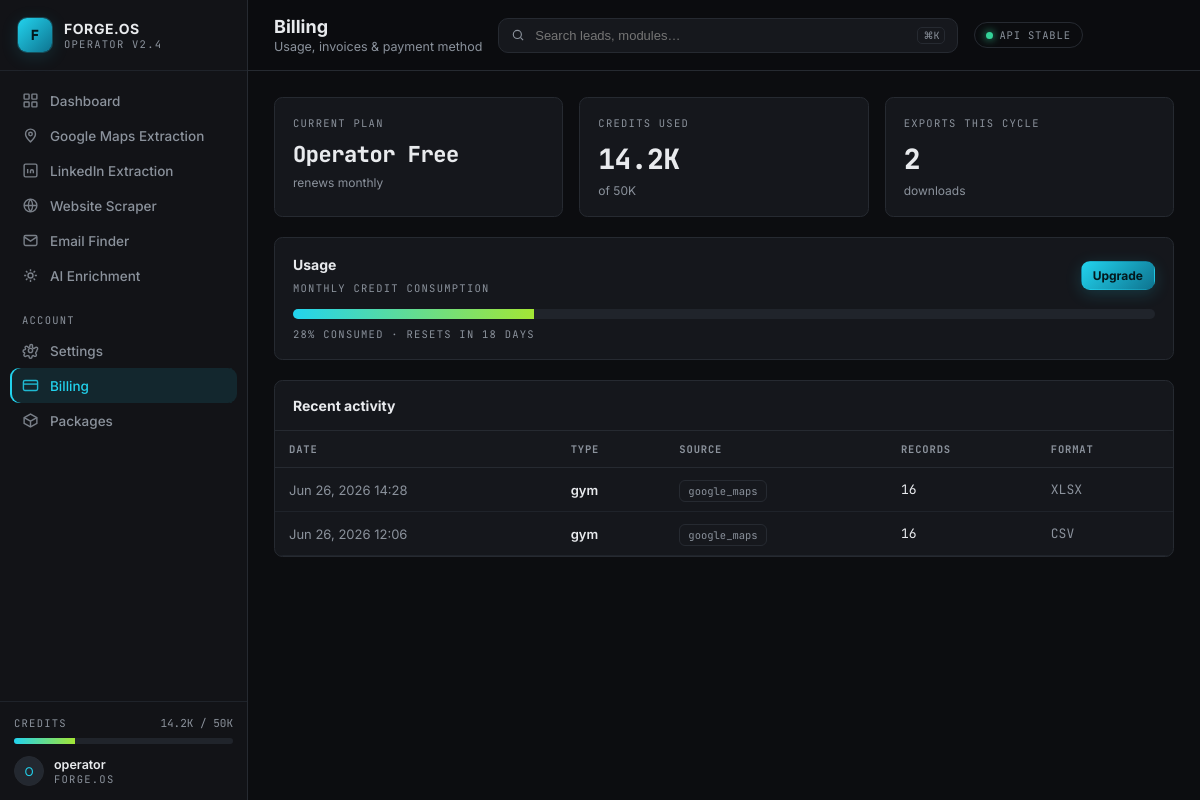
/app/billing/, run on the app's committed database.
### leads/models.py (models this page shows, shortened)
class ExportLog(models.Model):
    FORMAT_CHOICES = [("xlsx", "Excel"), ("csv", "CSV")]
    search = models.ForeignKey(
        Search, on_delete=models.SET_NULL, null=True, blank=True,
        related_name="exports",
    )
    source = models.CharField(max_length=20, blank=True)
    fmt = models.CharField(max_length=8, choices=FORMAT_CHOICES, default="xlsx")
    business_type = models.CharField(max_length=160, blank=True)
    location = models.CharField(max_length=255, blank=True)
    record_count = models.PositiveIntegerField(default=0)
    created_at = models.DateTimeField(default=timezone.now, db_index=True)
    class Meta:
        ordering = ["-created_at"]
        verbose_name = "Export Log"
        verbose_name_plural = "Export Logs"

### leads/views.py (the view)
# urls.py: path("app/billing/", views.billing, name="billing"),
@require_http_methods(["GET"])
def billing(request):
    invoices = ExportLog.objects.all()[:10]
    return render(request, "billing.html", {
        "active": "billing", "page_title": "Billing",
        "page_subtitle": "Usage, invoices & payment method",
        "invoices": invoices,
    })

### leads/context_processors.py (called while the page is built)
def branding(request):
    return {
        "BRAND_NAME": getattr(settings, "BRAND_NAME", "FORGE.OS"),
        "BRAND_WORKSPACE": getattr(settings, "BRAND_WORKSPACE", "Lead Intelligence"),
        "BRAND_VERSION": getattr(settings, "BRAND_VERSION", "Operator v2.4"),
    }

### templates/billing.html
{% extends 'base.html' %}
{% block content %}
<div class="grid" style="grid-template-columns:repeat(3,1fr)">
  <div class="card metric"><span class="kicker">Current Plan</span><div class="value" style="font-size:22px">Operator Free</div><div class="delta flat">renews monthly</div></div>
  <div class="card metric"><span class="kicker">Credits Used</span><div class="value">14.2K</div><div class="delta flat">of 50K</div></div>
  <div class="card metric"><span class="kicker">Exports This Cycle</span><div class="value">{{ invoices|length }}</div><div class="delta flat">downloads</div></div>
</div>
<div class="card mt-4">
  <div class="between">
    <div><div style="font-weight:700">Usage</div><div class="kicker mt-2">Monthly credit consumption</div></div>
    <a href="{% url 'leads:packages' %}" class="btn btn-primary btn-sm">Upgrade</a>
  </div>
  <div class="progress mt-3" style="height:10px"><span style="width:28%"></span></div>
  <div class="kicker mt-2">28% consumed · resets in 18 days</div>
</div>
<div class="card card-pad-0 mt-4">
  <div class="between" style="padding:16px 18px;border-bottom:1px solid var(--border)"><div style="font-weight:700">Recent activity</div></div>
  <div class="table-wrap">
    <table class="forge">
      <thead><tr><th>Date</th><th>Type</th><th>Source</th><th>Records</th><th>Format</th></tr></thead>
      <tbody>
        {% for inv in invoices %}
        <tr>
          <td class="muted">{{ inv.created_at|date:"M d, Y H:i" }}</td>
          <td class="cell-title">{{ inv.business_type|default:"Export" }}</td>
          <td><span class="src-pill">{{ inv.source|default:"—" }}</span></td>
          <td class="mono">{{ inv.record_count }}</td>
          <td class="mono muted">{{ inv.fmt|upper }}</td>
        </tr>
        {% empty %}
        <tr><td colspan="5" class="empty">No billing activity yet.</td></tr>
        {% endfor %}
      </tbody>
    </table>
  </div>
</div>
{% endblock %}

### static/css/forge.css (style rules this page uses)
:root { --bg: #0c0d10; --bg-soft: #121317; --panel: #16181d; --panel-2: #1b1e24; --card: #15171c; --border: #262a31; --border-soft:#1f232a; --fg: #e8eaed; --muted: #8b929c; --muted-2: #5f6671; --primary: #22d3ee; --primary-dim:#0e7490; --accent: #a3e635; --green: #34d399; --red: #f87171; --amber: #fbbf24; --radius: .6rem; }
* { box-sizing: border-box; }
html, body { margin: 0; background: var(--bg); color: var(--fg); font-family: 'Inter', ui-sans-serif, system-ui, -apple-system, sans-serif; font-size: 14px; -webkit-font-smoothing: antialiased; }
.mono { font-family: 'JetBrains Mono', ui-monospace, monospace; }
.kicker { font-family: 'JetBrains Mono', ui-monospace, monospace; text-transform: uppercase; letter-spacing: .12em; font-size: 10.5px; color: var(--muted); }
a { color: inherit; text-decoration: none; }
.btn { display: inline-flex; align-items: center; gap: 8px; padding: 9px 16px; border-radius: 9px; font-size: 13px; font-weight: 600; border: 1px solid var(--border); background: var(--panel); color: var(--fg); cursor: pointer; transition: all .15s ease; }
.btn-primary { background: linear-gradient(135deg, var(--primary), var(--primary-dim)); color: #04181c; border-color: transparent; font-weight: 700; box-shadow: 0 4px 16px rgba(34,211,238,.18); }
.btn-sm { padding: 6px 11px; font-size: 12px; }
.card { background: var(--card); border: 1px solid var(--border); border-radius: var(--radius); padding: 18px; }
.card-pad-0 { padding: 0; }
.grid { display: grid; gap: 16px; }
.metric { position: relative; overflow: hidden; }
.metric .kicker { display: block; margin-bottom: 10px; }
.metric .value { font-size: 28px; font-weight: 750; letter-spacing: -.02em; font-family: 'JetBrains Mono', monospace; }
.metric .delta { font-size: 12px; margin-top: 6px; color: var(--green); }
.metric .delta.flat { color: var(--muted); }
.table-wrap { overflow: auto; border-radius: var(--radius); }
table.forge { width: 100%; border-collapse: collapse; font-size: 13px; }
table.forge thead th { position: sticky; top: 0; background: var(--panel); text-align: left; padding: 11px 14px; font-family: 'JetBrains Mono', monospace; font-size: 10.5px; text-transform: uppercase; letter-spacing: .08em; color: var(--muted); border-bottom: 1px solid var(--border); white-space: nowrap; z-index: 2; }
table.forge tbody td { padding: 13px 14px; border-bottom: 1px solid var(--border-soft); vertical-align: middle; }
.cell-title { font-weight: 600; color: var(--fg); }
.src-pill { font-family: 'JetBrains Mono', monospace; font-size: 10.5px; border: 1px solid var(--border); border-radius: 6px; padding: 3px 8px; color: var(--muted); background: var(--panel); white-space: nowrap; }
.muted { color: var(--muted); }
.progress { height: 6px; border-radius: 6px; background: #20242b; overflow: hidden; }
.progress > span { display: block; height: 100%; background: linear-gradient(90deg, var(--primary), var(--accent)); transition: width .3s; }
.between { display: flex; align-items: center; justify-content: space-between; gap: 12px; }
.mt-2 { margin-top:8px }
.mt-3 { margin-top:14px }
.mt-4 { margin-top:20px }

### data on the page
ExportLog: created_at "Jun 26, 2026 14:28", business_type "gym", source "google_maps", record_count "16", fmt "XLSX"
ExportLog: created_at "Jun 26, 2026 12:06", business_type "gym", source "google_maps", record_count "16", fmt "CSV"

### other printed values
{{ BRAND_NAME }} "FORGE.OS"
{{ BRAND_VERSION }} "OPERATOR V2.4"
{{ page_title|default:"System Overview" }} "Billing"
{{ page_subtitle|default:"Real-time lead intelligence" }} "Usage, invoices & payment method"
{{ invoices|length }} "2"
